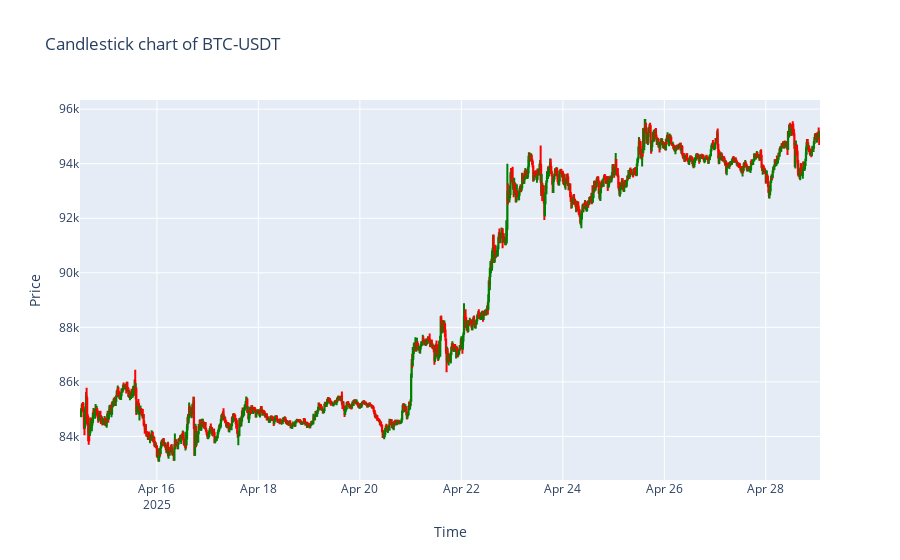
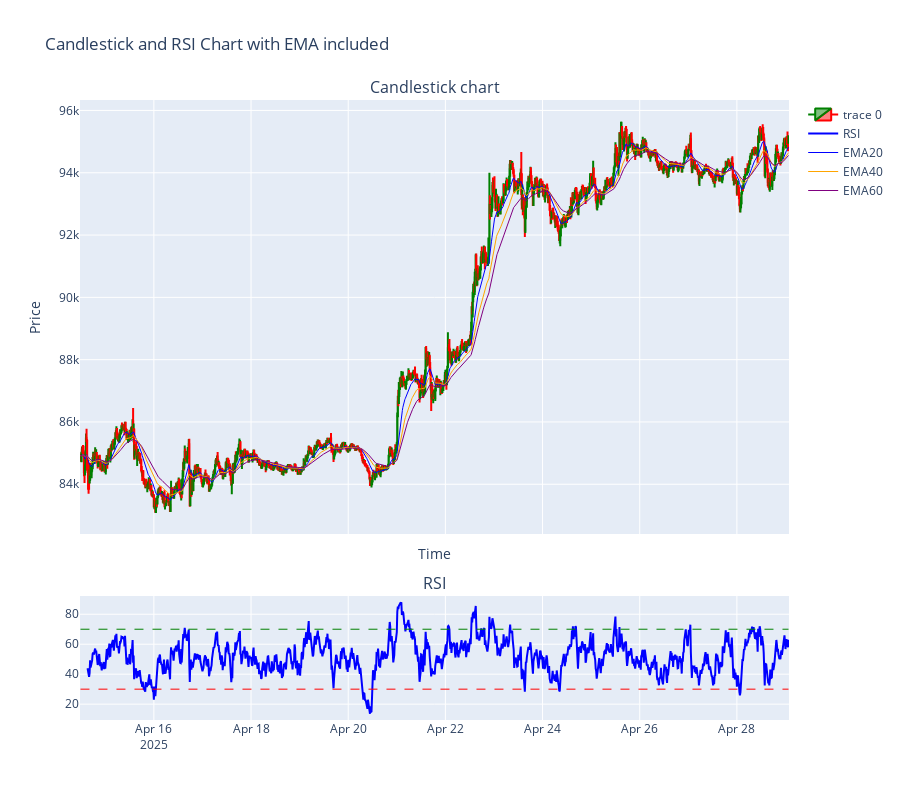

The cell these charts' notebook holds for them, in order:
### Code cell
# plot the k-line data stored in the object
btc_indicate.plot(["all", "kl"])

### Figure 1 — Plotly figure (JSON) as saved in the notebook; plotly's stock layout.template omitted (floating-point values rounded to 4 significant figures; data arrays with more than 128 entries replaced by an {"elided": "..."} marker saying what was removed)
{"data": [{"close": {"elided": "1400 float values"}, "decreasing": {"line": {"color": "red"}}, "high": {"elided": "1400 float values"}, "increasing": {"line": {"color": "green"}}, "low": {"elided": "1400 float values"}, "open": {"elided": "1400 float values"}, "type": "candlestick", "x": {"elided": "1400 str values"}}], "layout": {"title": {"text": "Candlestick chart of BTC-USDT"}, "xaxis": {"rangeslider": {"visible": false}, "title": {"text": "Time"}}, "yaxis": {"title": {"text": "Price"}}}}

### Figure 2 — Plotly figure (JSON) as saved in the notebook; plotly's stock layout.template omitted (floating-point values rounded to 4 significant figures; data arrays with more than 128 entries replaced by an {"elided": "..."} marker saying what was removed)
{"data": [{"close": {"elided": "1400 float values"}, "decreasing": {"line": {"color": "red"}}, "high": {"elided": "1400 float values"}, "increasing": {"line": {"color": "green"}}, "low": {"elided": "1400 float values"}, "open": {"elided": "1400 float values"}, "type": "candlestick", "x": {"elided": "1400 str values"}, "xaxis": "x", "yaxis": "y"}, {"line": {"color": "blue", "width": 2}, "mode": "lines", "name": "RSI", "type": "scatter", "x": {"elided": "1400 str values"}, "xaxis": "x2", "y": {"elided": "1400 float values"}, "yaxis": "y2"}, {"line": {"color": "blue", "width": 1}, "mode": "lines", "name": "EMA20", "type": "scatter", "x": {"elided": "1400 str values"}, "xaxis": "x", "y": {"elided": "1400 float values"}, "yaxis": "y"}, {"line": {"color": "orange", "width": 1}, "mode": "lines", "name": "EMA40", "type": "scatter", "x": {"elided": "1400 str values"}, "xaxis": "x", "y": {"elided": "1400 float values"}, "yaxis": "y"}, {"line": {"color": "purple", "width": 1}, "mode": "lines", "name": "EMA60", "type": "scatter", "x": {"elided": "1400 str values"}, "xaxis": "x", "y": {"elided": "1400 float values"}, "yaxis": "y"}], "layout": {"annotations": [{"font": {"size": 16}, "showarrow": false, "text": "Candlestick chart", "x": 0.5, "xanchor": "center", "xref": "paper", "y": 1, "yanchor": "bottom", "yref": "paper"}, {"font": {"size": 16}, "showarrow": false, "text": "RSI", "x": 0.5, "xanchor": "center", "xref": "paper", "y": 0.2, "yanchor": "bottom", "yref": "paper"}], "height": 800, "shapes": [{"line": {"color": "red", "dash": "dash", "width": 1}, "type": "line", "x0": "2025-04-14T11:45:00", "x1": "2025-04-29T01:30:00", "xref": "x2", "y0": 30, "y1": 30, "yref": "y2"}, {"line": {"color": "green", "dash": "dash", "width": 1}, "type": "line", "x0": "2025-04-14T11:45:00", "x1": "2025-04-29T01:30:00", "xref": "x2", "y0": 70, "y1": 70, "yref": "y2"}], "title": {"text": "Candlestick and RSI Chart with EMA included"}, "xaxis": {"anchor": "y", "domain": [0, 1], "matches": "x2", "rangeslider": {"visible": false}, "showticklabels": false, "title": {"text": "Time"}}, "xaxis2": {"anchor": "y2", "domain": [0, 1]}, "yaxis": {"anchor": "x", "domain": [0.3, 1], "title": {"text": "Price"}}, "yaxis2": {"anchor": "x2", "domain": [0, 0.2]}}}
